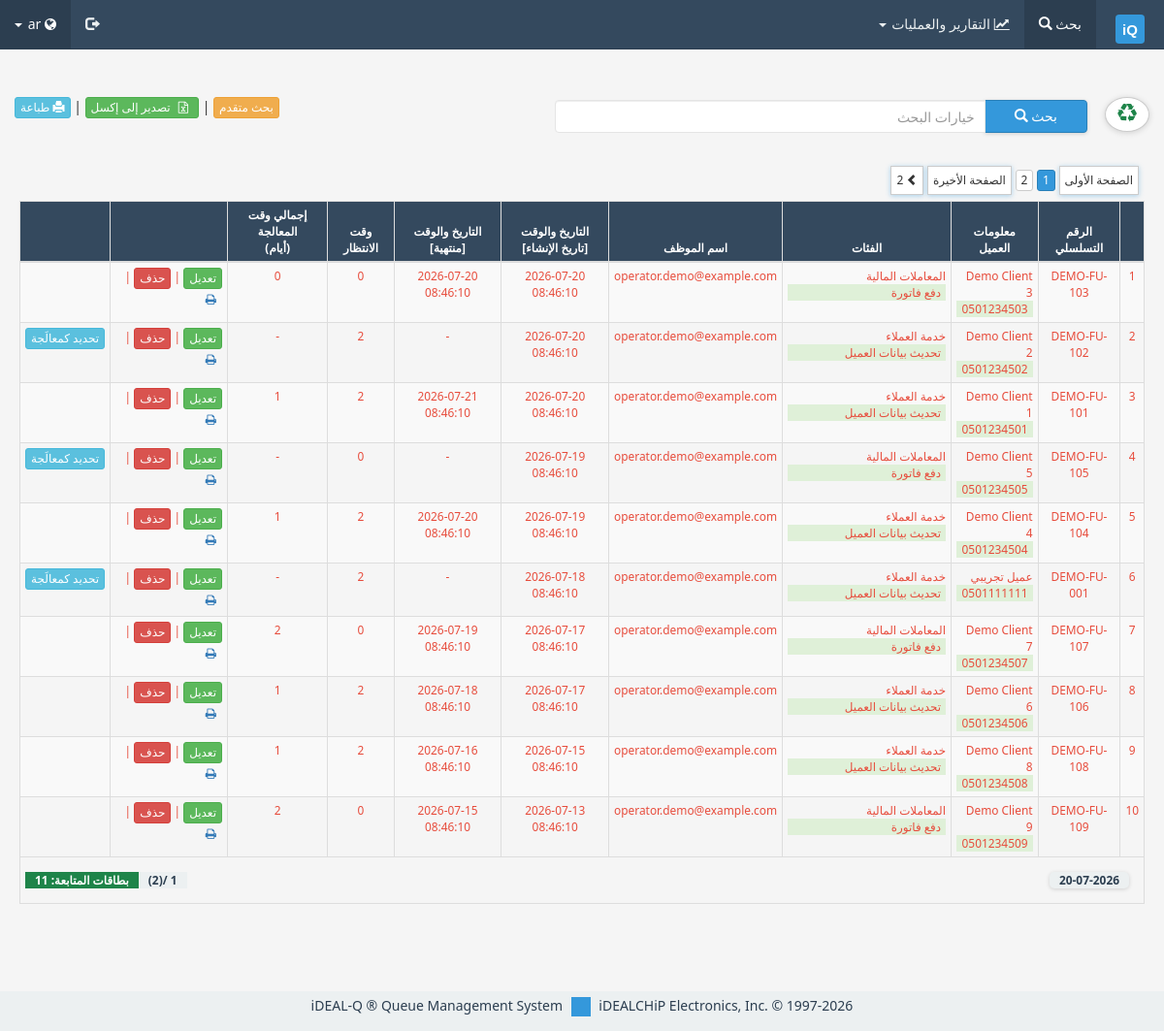
The page /beaa/admin/search.php (signed in) on the database its author committed.
### tables this page shows
CREATE TABLE IF NOT EXISTS followups (
  followup_id INT AUTO_INCREMENT PRIMARY KEY,
  serial_no VARCHAR(80) NOT NULL,
  day_order_no INT DEFAULT NULL,
  event_id INT DEFAULT NULL,
  client_name VARCHAR(120) NOT NULL,
  mobile_number VARCHAR(40) DEFAULT '',
  category_id INT NOT NULL,
  subcategory_id INT DEFAULT NULL,
  extension_no VARCHAR(30) DEFAULT NULL,
  clerk_id INT DEFAULT NULL,
  notes TEXT,
  date_created DATETIME NOT NULL DEFAULT CURRENT_TIMESTAMP,
  date_done DATETIME DEFAULT NULL,
  is_done TINYINT NOT NULL DEFAULT 0,
  KEY idx_followups_category (category_id),
  KEY idx_followups_created (date_created)
);

CREATE TABLE IF NOT EXISTS texts (
  text_id INT AUTO_INCREMENT PRIMARY KEY,
  text_language VARCHAR(10) NOT NULL,
  text_key VARCHAR(120) NOT NULL,
  text_value TEXT NOT NULL,
  UNIQUE KEY uq_text_lang_key (text_language, text_key)
);

CREATE TABLE IF NOT EXISTS subcategories (
  subcategory_id INT AUTO_INCREMENT PRIMARY KEY,
  subcategory_name VARCHAR(120) NOT NULL,
  wait_time_days INT NOT NULL DEFAULT 0,
  papers TEXT,
  main_category_id INT NOT NULL,
  in_report TINYINT NOT NULL DEFAULT 1,
  KEY idx_subcategory_category (main_category_id),
  CONSTRAINT fk_subcategories_category FOREIGN KEY (main_category_id) REFERENCES categories(category_id)
);

CREATE TABLE IF NOT EXISTS clerks (
  clerk_id INT AUTO_INCREMENT PRIMARY KEY,
  clerk_name VARCHAR(80) NOT NULL UNIQUE,
  clerk_password VARCHAR(128) NOT NULL,
  clerk_fullname VARCHAR(120) DEFAULT '',
  clerk_desc VARCHAR(255) DEFAULT '',
  clerk_phone VARCHAR(30) DEFAULT '',
  clerk_zone INT NOT NULL,
  KEY idx_clerk_zone (clerk_zone),
  CONSTRAINT fk_clerks_zone FOREIGN KEY (clerk_zone) REFERENCES zones(zone_id)
);

### beaa/api/db.php (called while the page is built, shortened)
<?php
$dbhost = DB_SERVER;
$dbusername = DB_USERNAME;
$dbpassword = DB_PASSWORD;
$dbname = DB_NAME;
function getRow($query) {
    global $dbhost, $dbusername, $dbpassword, $dbname, $lastSQLError;
    $conn = new mysqli($dbhost, $dbusername, $dbpassword, $dbname, DB_PORT);
    if (!$conn->errno) {
        $conn->set_charset("utf8");
        if ($qr = $conn->query($query)) {
            $row = $qr->fetch_array(MYSQLI_ASSOC);
            $result = $row;
        } else {
            $result = null;
            $lastSQLError = $conn->error;
        }
    }
    return $result;
}
function getValue($query) {
    global $dbhost, $dbusername, $dbpassword, $dbname, $lastSQLError;
    $conn = new mysqli($dbhost, $dbusername, $dbpassword, $dbname, DB_PORT);
    if (!$conn->errno) {
        $conn->set_charset("utf8");
        if ($qr = $conn->query($query)) {
            $row = $qr->fetch_array(MYSQLI_NUM);
            $result = $row ? $row[0] : null;
        } else {
            $result = null;
            $lastSQLError = $conn->error;
        }
    }
    return $result;
}
function getArrayAssoc($query) {
    global $dbhost, $dbusername, $dbpassword, $dbname, $lastID, $lastSQLError;
    $conn = new mysqli($dbhost, $dbusername, $dbpassword, $dbname, DB_PORT);
    $resultArray = array();
    if (!$conn->errno) {
        $conn->set_charset("utf8");
        $result = mysqli_query($conn, $query);
        while ($row = mysqli_fetch_assoc($result)) {
            array_push($resultArray, $row);
        }
    } else {
        $lastSQLError = $conn->error;
    }
    return $resultArray;
}
?>

### beaa/admin/common/php_head.php (called while the page is built, shortened)
<?php
require_once("../router.php");
require_once("../language.php");
$lang = getSetting('defaultLanguage');
$dir = trim(getTextValue('dir', $lang));

### beaa/admin/views/search/process.php (called while the page is built, shortened)
<?php
$lang_categories = getTextValue('categories', $lang);
$created = getTextValue('created', $lang);
$finished = getTextValue('finished', $lang);
$days = getTextValue('days', $lang);
$markProcessed = getTextValue('markProcessed', $lang);
$clientInfo = getTextValue('clientInfo', $lang);
$clerkNameLang = getTextValue('clerkName', $lang);
$serialNo = getTextValue('serialNo', $lang);
$dateTime = getTextValue('dateTime', $lang);
$followupCards = getTextValue('followupCards', $lang);
$estimatdWaitTime = getTextValue("waitTime", $lang);
$totalProcessTime = getTextValue('totalProcessTime', $lang);
$edit = getTextValue('edit', $lang);
$delete = getTextValue('delete', $lang);
$firstPage = getTextValue('firstPage', $lang);
$lastPage = getTextValue('lastPage', $lang);
$right = $dir == 'ltr' ? 'right' : 'left';
$searchQry = getRequestVal('q', '', 'get');
$subCategory_id = getRequestVal('fsubcategory-id', 0, 'get');
$clerk_id = getRequestVal('fclerk-id', 0, 'get');
$createDateOption = getRequestVal('create_date_op', '', 'get');
$createDateFrom = getRequestVal('create_from_date', '', 'get');
$createDateTo = getRequestVal('create_to_date', '', 'get');
$doneDateOption = getRequestVal('done_date_op', '', 'get');
$doneDateFrom = getRequestVal('done_from_date', '', 'get');
$doneDateTo = getRequestVal('done_to_date', '', 'get');
if (isset($_GET['fcategory-id']) && $_GET['fcategory-id'] > 0) {
    $req_category_id = $_GET['fcategory-id'];
} else {
    $req_category_id = 0;
}
$catQuery = getQuerySelect($req_category_id, 'category_id');
$subCatQuery = getQuerySelect($subCategory_id, 'subcategory_id');
$clerkQuery = getQuerySelect($clerk_id, 'clerk_id');
$typeQuery = '';
$createDateQuery = getDateQuery($createDateOption, $createDateFrom, $createDateTo, 'date_created');
$doneDateQuery = getDateQuery($doneDateOption, $doneDateFrom, $doneDateTo, 'date_done');
$queryCount = "SELECT COUNT(*) FROM followups
                WHERE
                (serial_no like '%$searchQry%'
                OR client_name like '%$searchQry%'
                OR mobile_number like '%$searchQry%')
                    $catQuery
                    $subCatQuery
                    $clerkQuery
                    $typeQuery
                    $createDateQuery
                    $doneDateQuery";
$searchSize = getValue($queryCount);
$dateToday = date("d-m-Y");
$max = 10;
$offset = 0;
$page = 1;
if ($searchSize > $max) {
    $totalPages = ceil($searchSize / $max);
    $page = $page > $totalPages ? $totalPages : $page;
    $offset = $max * ($page - 1);
    $nextPage = $page + 1;
}
$query = "SELECT followups.*, DATEDIFF(DATE(date_done), DATE(date_created)) AS 'total_days' FROM followups
            WHERE
            (serial_no like '%$searchQry%'
            OR client_name like '%$searchQry%'
            OR mobile_number like '%$searchQry%')
                $catQuery
                $subCatQuery
                $clerkQuery
                $typeQuery
                $createDateQuery
                $doneDateQuery
                    ORDER BY date_created DESC
                    LIMIT $max OFFSET $offset;";
$searchResult = getArrayAssoc($query);
function getQuerySelect($val, $cond) {
    $q = '';
    return $q;
}
function getDateQuery($on, $from, $to, $colName) {
    $dateQry = "";
    if (empty($on)) {
        return "";
    }
    return $dateQry;
}

### beaa/admin/search.php (the view, shortened to what this page needs)
<?php
require_once './common/php_head.php';
$view = "./views/search/";
include_once $view . 'process.php';
?>
<!DOCTYPE html>
<html>
    <head>
        <?php include_once './common/head.php'; ?>
        <link href="../css/themes/base/all.css" rel="stylesheet" type="text/css"/>
        <link href="../css/search.css" rel="stylesheet" type="text/css"/>
    </head>
    <body style="direction:<?php echo $dir ?>;">
        <?php include_once './common/nav.php'; ?>
        <div class="container-full marg-bottom-50">
            <div>
                <div class="marg3 pull-left pad-3">
                    <?php
                    if ($totalPages > 1) {
                        ?>
                        <button  type="button" onclick="goToPage(<?php echo '1' ?>)" class="btn btn-default no-radius sh-blue pad-v-5 btn-xs"> <span> <?php echo $firstPage ?></span> </button>
                        <?php
                        $start = $page;
                        if (($totalPages - $page) < 10) {
                            $start = $totalPages <= 9 ? 1 : $totalPages - 9;
                        }
                        for ($p = $start; $p <= $totalPages; $p++) {
                            $marked = $page == $p ? 'btn-primary' : '';
                            ?>
                            <button  type="button" onclick="goToPage(<?php echo $p ?>)" class="btn btn-default btn-xs <?php echo $marked ?>"> <span> <?php echo $p ?></span> </button>
                                <?php
                        }
                        ?>
                        <button  type="button" onclick="goToPage(<?php echo $totalPages ?>)" class="btn btn-default btn-xs no-radius sh-blue pad-v-5"> <span> <?php echo $lastPage ?></span> </button>
                        <?php
                    }
                    ?>
                    <?php
                    if ($nextPage > 0) {
                        ?>
                        <button  type="button" onclick="goToPage(<?php echo $nextPage ?>)" class="btn btn-default btn-xs no-radius sh-blue pad-v-5"><i class="glyphicon <?php echo "glyphicon-chevron-" . $right ?>"></i> <span> <?php echo $nextPage ?></span> </button>
                        <?php
                    }
                    ?>
                </div>
            </div>
            <div id="q-result" class="" >
                <table class="table table-bordered table-striped table-condensed small table-close text-center s-100">
                    <thead>
                        <tr class="bg-primary text-center-th">
                            <th></th>
                            <th><?php echo $serialNo ?></th>
                            <th><?php echo $clientInfo ?></th>
                            <th><?php echo $lang_categories ?></th>
                            <th ><?php echo $clerkNameLang ?></th>
                            <th ><?php echo $dateTime . "<br> [$created]" ?></th>
                            <th ><?php echo $dateTime . "<br> [$finished]" ?></th>
                            <th><?php echo $estimatdWaitTime ?></th>
                            <th><?php echo $totalProcessTime . "<br> ($days)" ?></th>
                            <th class="no-print"></th>
                            <th class="no-print"></th>
                        </tr>
                    </thead>
                    <tbody>
                        <?php
                        $order = (($page - 1) * $max ) + 1;
                        foreach ($searchResult as $Row) {
                            $followupId = $Row['followup_id'];
                            $dateCreated = $Row['date_created'];
                            $dateDone = $Row['date_done'] ? $Row['date_done'] : '-';
                            $done = $dateDone == '-';
                            $totalDays = $Row['total_days'] != NULL ? $Row['total_days'] : '-';
                            $subCat_ID = $Row['subcategory_id'];
                            $subCat = getRow("SELECT subcategory_name, wait_time_days FROM subcategories WHERE subcategory_id = $subCat_ID;");
                            $catID = $Row['category_id'];
                            $catName = getValue("SELECT text_value FROM texts WHERE text_language = '$lang'
                                     AND text_key = (SELECT category_key FROM categories WHERE category_id = $catID);");
                            $clerkID = $Row['clerk_id'];
                            $clerkName = getValue("SELECT clerk_name FROM clerks WHERE clerk_id = $clerkID;");
                            $rowId = "r-$order";
                            ?>
                            <tr id="<?php echo $rowId ?>" >
                                <td><?php echo $order ?></td>
                                <td>
                                    <?php echo $Row['serial_no'] . "<br>" ?>
                                </td>
                                <td class="text-left">
                                    <div><?php echo $Row['client_name'] ?></div>
                                    <div class="bg-success pad-h-5"><?php echo $Row['mobile_number'] ?></div>
                                </td>
                                <td class="text-left s-15">
                                    <div><?php echo $catName ?></div>
                                    <div class="bg-success pad-h-5"><?php echo $subCat['subcategory_name'] ?></div>
                                </td>
                                <td><?php echo $clerkName ?></td>
                                <td ><?php echo $dateCreated ?></td>
                                <td ><?php echo $dateDone ?></td>
                                <td><?php echo $subCat['wait_time_days'] ?></td>
                                <td><?php echo $totalDays ?></td>
                                <td class="tb-remove text-left no-print">
                                    <a class="btn btn-success btn-xs" onclick="editBookingRow(<?php echo $followupId ?>, '<?php echo $rowId ?>')" href="javascript:void(0);"><?php echo $edit ?></a> |
                                    <a class="btn btn-danger btn-xs" onclick="deleteRow(<?php echo $followupId ?>, '<?php echo $rowId ?>')" href="javascript:void(0);"><?php echo $delete ?></a> |
                                    <a class="btn btn-link btn-xs" onclick="showFollowupPreview(<?php echo $followupId ?>, '<?php echo $rowId ?>')" href="javascript:void(0);">
                                        <i class="fa fa-print"></i>
                                    </a>
                                </td>
                                <td class="tb-remove text-left no-print">
                                    <?php
                                    if ($done) {
                                        ?>
                                        <a class="btn btn-info btn-xs" onclick="markProcessed(<?php echo $followupId ?>, '<?php echo $rowId ?>')" href="javascript:void(0);"><?php echo $markProcessed ?></a>
                                        <?php
                                    }
                                    ?>
                                </td>
                            </tr>
                            <?php
                            $order++;
                        }
                        ?>
                    </tbody>
                    <tfoot>
                        <tr class="text-center-th">
                            <th colspan="11">
                                <div class="marg-v-10 pad-h-10 bg-green-darker text-whito  pull-right"><?php echo "$followupCards: " . $searchSize ?></div>
                                <div class="marg-v-10 pad-h-10 bg-white-gray pull-right text-dark"><?php echo "$page /($totalPages)" ?></div>
                                <div class="marg-10 pad-h-10 bg-white-gray pull-left round-5-sh text-dark"><?php echo $dateToday ?></div>
                            </th>
                        </tr>
                    </tfoot>
                </table>
            </div>
        </div>
        <?php include_once './common/footer.php'; ?>
    </body>
</html>

### beaa/css/common.css (style rules this page uses)
body { font-family: 'Segoe UI', Tahoma, Geneva, Verdana, sans-serif; background-color: #f5f5f5; padding-top: 70px; }
.container-full { width: 100%; padding: 20px; }
.marg-bottom-50 { margin-bottom: 50px; }
.pad-v-5 { padding-top: 5px; padding-bottom: 5px; }
.text-center { text-align: center; }
.text-whito { color: #ffffff; }
.bg-white-gray { background-color: #ecf0f1; }
.pad-3 { padding: 3px; }
.marg-10 { margin: 10px; }
.pad-h-5 { padding-left: 5px; padding-right: 5px; }
.pad-h-10 { padding-left: 10px; padding-right: 10px; }
.marg-v-10 { margin-top: 10px; margin-bottom: 10px; }
.s-15 { width: 15%; }
.s-100 { width: 100%; }
.round-5-sh { border-radius: 5px; box-shadow: 0 1px 4px rgba(0,0,0,.15); }
.sh-blue { box-shadow: 0 1px 5px rgba(52,152,219,.4); }
.text-dark { color: #2c3e50; }
.bg-green-darker { background-color: #1e8449; }
.no-radius { border-radius: 0; }
.table-close { cursor: pointer; color: #e74c3c; }
.tb-remove { cursor: pointer; color: #e74c3c; }
.text-center-th th { text-align: center; }
.marg3 { margin: 3px; }

### beaa/css/admin.css (style rules this page uses)
.btn-primary { background-color: #3498db; border-color: #2980b9; }
.table > thead > tr > th { background-color: #34495e; color: white; }
.table-striped > tbody > tr:nth-of-type(odd) { background-color: #f9f9f9; }

### beaa/css/search.css (style rules this page uses)
#chart-data table td, .table-condensed td { vertical-align: middle; }

### rows shown on the page
followups: serial_no "DEMO-FU-103", client_name "Demo Client 3", mobile_number "0501234503", category.text_value "المعاملات المالية", subcategory.subcategory_name "دفع فاتورة", clerk.clerk_name "operator.demo@example.com", date_created "2026-07-20 08:46:10", date_done "2026-07-20 08:46:10", subcategory.wait_time_days "0", totalDays "0", edit "تعديل", delete "حذف"
followups: serial_no "DEMO-FU-102", client_name "Demo Client 2", mobile_number "0501234502", category.text_value "خدمة العملاء", subcategory.subcategory_name "تحديث بيانات العميل", clerk.clerk_name "operator.demo@example.com", date_created "2026-07-20 08:46:10", date_done "-", subcategory.wait_time_days "2", totalDays "-", edit "تعديل", delete "حذف", markProcessed "تحديد كمعالَجة"
followups: serial_no "DEMO-FU-101", client_name "Demo Client 1", mobile_number "0501234501", category.text_value "خدمة العملاء", subcategory.subcategory_name "تحديث بيانات العميل", clerk.clerk_name "operator.demo@example.com", date_created "2026-07-20 08:46:10", date_done "2026-07-21 08:46:10", subcategory.wait_time_days "2", totalDays "1", edit "تعديل", delete "حذف"
followups: serial_no "DEMO-FU-105", client_name "Demo Client 5", mobile_number "0501234505", category.text_value "المعاملات المالية", subcategory.subcategory_name "دفع فاتورة", clerk.clerk_name "operator.demo@example.com", date_created "2026-07-19 08:46:10", date_done "-", subcategory.wait_time_days "0", totalDays "-", edit "تعديل", delete "حذف", markProcessed "تحديد كمعالَجة"
followups: serial_no "DEMO-FU-104", client_name "Demo Client 4", mobile_number "0501234504", category.text_value "خدمة العملاء", subcategory.subcategory_name "تحديث بيانات العميل", clerk.clerk_name "operator.demo@example.com", date_created "2026-07-19 08:46:10", date_done "2026-07-20 08:46:10", subcategory.wait_time_days "2", totalDays "1", edit "تعديل", delete "حذف"
followups: serial_no "DEMO-FU-001", client_name "عميل تجريبي", mobile_number "0501111111", category.text_value "خدمة العملاء", subcategory.subcategory_name "تحديث بيانات العميل", clerk.clerk_name "operator.demo@example.com", date_created "2026-07-18 08:46:10", date_done "-", subcategory.wait_time_days "2", totalDays "-", edit "تعديل", delete "حذف", markProcessed "تحديد كمعالَجة"
followups: serial_no "DEMO-FU-107", client_name "Demo Client 7", mobile_number "0501234507", category.text_value "المعاملات المالية", subcategory.subcategory_name "دفع فاتورة", clerk.clerk_name "operator.demo@example.com", date_created "2026-07-17 08:46:10", date_done "2026-07-19 08:46:10", subcategory.wait_time_days "0", totalDays "2", edit "تعديل", delete "حذف"
followups: serial_no "DEMO-FU-106", client_name "Demo Client 6", mobile_number "0501234506", category.text_value "خدمة العملاء", subcategory.subcategory_name "تحديث بيانات العميل", clerk.clerk_name "operator.demo@example.com", date_created "2026-07-17 08:46:10", date_done "2026-07-18 08:46:10", subcategory.wait_time_days "2", totalDays "1", edit "تعديل", delete "حذف"
followups: serial_no "DEMO-FU-108", client_name "Demo Client 8", mobile_number "0501234508", category.text_value "خدمة العملاء", subcategory.subcategory_name "تحديث بيانات العميل", clerk.clerk_name "operator.demo@example.com", date_created "2026-07-15 08:46:10", date_done "2026-07-16 08:46:10", subcategory.wait_time_days "2", totalDays "1", edit "تعديل", delete "حذف"
followups: serial_no "DEMO-FU-109", client_name "Demo Client 9", mobile_number "0501234509", category.text_value "المعاملات المالية", subcategory.subcategory_name "دفع فاتورة", clerk.clerk_name "operator.demo@example.com", date_created "2026-07-13 08:46:10", date_done "2026-07-15 08:46:10", subcategory.wait_time_days "0", totalDays "2", edit "تعديل", delete "حذف"

### other values the page prints
$name "بحث"
getTextValue('userPrivileges1', $lang) "التقارير والعمليات"
$search "بحث"
$advancedSearch "بحث متقدم"
$excelExport "تصدير إلى إكسل"
$print "طباعة"
$firstPage "الصفحة الأولى"
$lastPage "الصفحة الأخيرة"
$nextPage "2"
$serialNo "الرقم التسلسلي"
$clientInfo "معلومات العميل"
$lang_categories "الفئات"
$clerkNameLang "اسم الموظف"
$dateTime "التاريخ والوقت"
$created "تاريخ الإنشاء"
